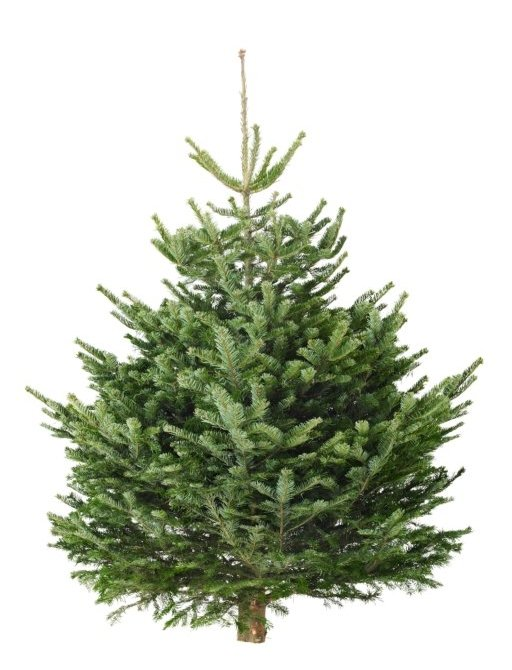
//> input picture ImageJ/macros/Examples/Images/Tree.jpg, 512 x 670 px
$ ./main_answers ../../../../ImageJ/macros/Examples/Images/Tree.jpg   (built with g++ and OpenCV 4)
//> lines starting //> are read from the running program, lines starting //| are printed output that depends on the picture
//
//  main.cpp
//  VSION-TP1
//
//  Created by Jean-Marie Normand on 04/02/2016.
//  Copyright © 2016 Jean-Marie Normand. All rights reserved.
//

#include <iostream>
#include <opencv2/core/core.hpp>
#include <opencv2/highgui/highgui.hpp>
#include <opencv2/imgproc/imgproc.hpp>

// no idea why on the virtual box the keycode is completely wrong
#define ESC_KEY      27
#define ESC_KEY_VM   1048603 // should be 27

#define Q_KEY        113
#define Q_KEY_VM     1048689 // should be 113

using namespace std;
using namespace cv;


int main(int argc, const char * argv[]) {
   // the OpenCV data structure storing the image
	Mat im;

   // the (default) name of the image file
   String imName= "../imagesDeTest/monarch.png";

   // If we give an argument then open it instead of the default image
   if(argc == 2) {
      imName = argv[1];
   }

	// Reading the image (and forcing it to grayscale)
    cout<<"reading image"<<endl;
	im = imread(imName,IMREAD_GRAYSCALE);
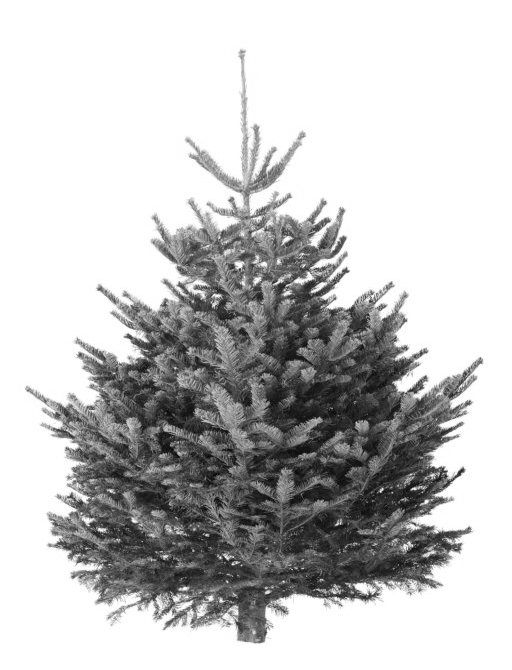
//> im: 670 rows x 512 cols, CV_8UC1; min 0, max 255, mean 196.3

   if(!im.data || im.empty() || (im.rows == 0)|| (im.cols == 0)) {
      cout << "Could not load image !" <<endl;
      cout << "Exiting now..." << endl;
      return 1;
   }

	// Creating a window to display some images
	namedWindow("Original image");
	// Displaying the loaded image in the named window
	imshow("Original image", im);


   // Based on the code above (and on the TP's subject)
   // You need to add some code here to create a new image
   // and resize manually the original image (the one called 'im')
   // Then you need to display it in a new OpenCV window (see above)


    //Resize only if entry image is 256x256
    if(im.cols == 256 && im.rows == 256){
        Mat imrs(64, 64, im.type());
        for (int i = 0; i < imrs.rows; i++) {
            for (int j = 0; j < imrs.cols; j++) {
                imrs.at<uchar>(i, j) = im.at<uchar>(4 * i, 4 * j);
            }
        }
        namedWindow("Resized - 64x64");
        imshow("Resized - 64x64", imrs);
    }

    //Filtre Binomial
    Mat kernel = 0.0625*(Mat_<double>(3,3) << 1,2,1,2,4,2,1,2,1);
    filter2D(im, im, -1, kernel);
    namedWindow("Filtre Binomial");
    imshow("Filtre Binomial", im);

    //Filtre Moyenneur
    kernel = Mat::ones(3,3,CV_64F)/9.0;
    filter2D(im, im, -1, kernel);
    namedWindow("Filtre Moyenneur");
    imshow("Filtre Moyenneur", im);

    //Filtre Rehausseur de contraste
    kernel = (Mat_<int>(3, 3) << 1, -3, 1, -3, 9, -3, 1, -3, 1);
    filter2D(im, im, -1, kernel);
    namedWindow("Filtre Rehausseur de contraste");
    imshow("Filtre Rehausseur de contraste", im);

    //Filtre Sobel Horizontal
    kernel = (Mat_<int>(3, 3) << -1, 0, 1, -2, 0, 2, -1, 0, 1);
    filter2D(im, im, -1, kernel);
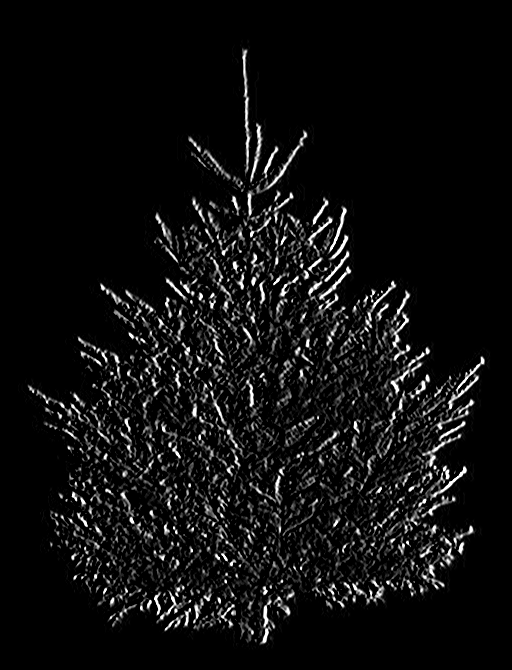
//> im: 670 rows x 512 cols, CV_8UC1; min 0, max 255, mean 15
    namedWindow("Filtre Sobel Horizontal");
    imshow("Filtre Sobel Horizontal", im);

    //Filtre Gradient Oblique 45∞
    kernel = (Mat_<int>(3, 3) << 0,-1,-1,1,0,-1,1,1,0);
    filter2D(im, im, -1, kernel);
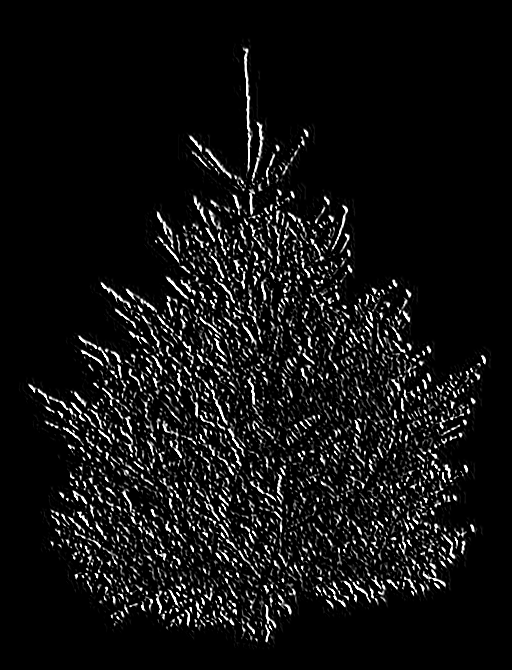
//> im: 670 rows x 512 cols, CV_8UC1; min 0, max 255, mean 17.3
    namedWindow("Filtre Gradient Oblique 45°");
    imshow("Filtre Gradient Oblique 45°", im);

    //Filtre Laplacien CarrÈ
    kernel = (Mat_<int>(3, 3) << 0, 1, 0, 1, -4, 1, 0, 1, 0);
    filter2D(im, im, -1, kernel);
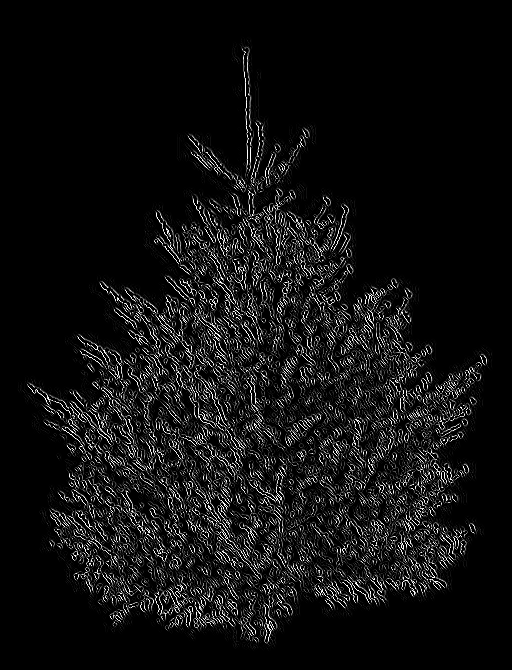
//> im: 670 rows x 512 cols, CV_8UC1; min 0, max 255, mean 16.9
    namedWindow("Filtre Laplacien Carré");
    imshow("Filtre Laplacien Carré", im);

	// Waiting for the user to press ESCAPE before exiting the application
   int key = 0;

   // you may need to change ESC_KEY to ESC_KEY_VM
   // and Q_KEY to Q_KEY_VM
   while ( (key != ESC_KEY) && (key!= Q_KEY) ) {
		key = waitKey(1);
//> the Esc key is pressed

	}

	destroyAllWindows();

	return 0;
}
